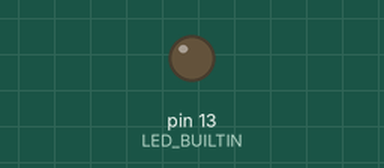
A sketch run on a simulated Arduino Uno WiFi Rev2. Shown: output pins drawn as LEDs (lit = HIGH). WiFi joins after 1.5 s; servers stay silent unless stated; no MQTT or app messages arrive unless stated; what the sketch prints to the serial monitor is not drawn.

Above: at 0.1 s.
Timing chart, 0 to 3.6 s (numbered marks = the images above):
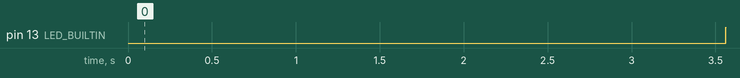

The sketch:

Where_is_ITPMobile.ino
```cpp
/*
  MQTT Client  Light sensor sender/receiver
  This sketch demonstrates an MQTT client that connects to a broker, subscribes to a topic,
  and both listens for messages on that topic and sends messages to it, a random number between 0 and 255.
  When the client receives a message, it parses it, and PWMs the built-in LED.
  Uses a TCS34725 light sensor to read lux and color temperature
  This sketch uses https://public.cloud.shiftr.io as the MQTT broker, but others will work as well.
  See https://tigoe.github.io/mqtt-examples/#broker-client-settings for connection details.
Libraries used:
  * http://librarymanager/All#WiFiNINA or
  * http://librarymanager/All#WiFi101
  * http://librarymanager/All#ArduinoMqttClient
  * http://librarymanager/All#Adafruit_TCS34725 (for the sensor)
  the arduino_secrets.h file:
  #define SECRET_SSID ""    // network name
  #define SECRET_PASS ""    // network password
  #define SECRET_MQTT_USER "public" // broker username
  #define SECRET_MQTT_PASS "public" // broker password
  created 11 June 2020
  updated 4 Jan 2023
  by Tom Igoe
*/

#include <SPI.h>
#include <WiFiNINA.h>  // use this for Nano 33 IoT, MKR1010, Uno WiFi
#include <ArduinoMqttClient.h>
#include <Wire.h>
#include "arduino_secrets.h"

// initialize WiFi connection as SSL:
WiFiSSLClient wifi;
MqttClient mqttClient(wifi);

// details for MQTT client:
// char broker[] = "test.mosquitto.org";
char broker[] = "public.cloud.shiftr.io";
// char broker[] = "ws://10.23.10.135";
int port = 8883;
char topic[] = "conndev/apoorva";
String clientID = "indoor-navigation";

// // last time the client sent a message, in ms:
// long lastTimeSent = 0;
// // message sending interval:
// int interval = 6 * 1000;

// last RSSi or BSSID recorded:
// int lastRSSI = 0;
String lastBSSID = "";

String macAddr;

void setup() {
  // initialize serial:
  Serial.begin(9600);
  // wait for serial monitor to open:
  if (!Serial) delay(3000);

  pinMode(LED_BUILTIN, OUTPUT);
  // get MAC address:
  byte mac[6];
  WiFi.macAddress(mac);
  // put it in a string:
  for (int i = 5; i >= 0; i--) {
    if (mac[i] < 16) macAddr += "0";
    macAddr += String(mac[i], HEX);
  }
  Serial.println();

  // set the credentials for the MQTT client:
  mqttClient.setId(clientID);
  // if needed, login to the broker with a username and password:
  mqttClient.setUsernamePassword(SECRET_MQTT_USER, SECRET_MQTT_PASS);
}

void loop() {
  //if you disconnected from the network, reconnect:
  if (WiFi.status() != WL_CONNECTED) {
    digitalWrite(LED_BUILTIN, LOW);
    connectToNetwork();
    // skip the rest of the loop until you are connected:
    return;
  }

  // if not connected to the broker, try to connect:
  if (!mqttClient.connected()) {
    digitalWrite(LED_BUILTIN, LOW);
    Serial.println("attempting to connect to broker");
    connectToBroker();
  }
  digitalWrite(LED_BUILTIN, HIGH);
  // poll for new messages from the broker:
  mqttClient.poll();

  // int signalStregth = WiFi.RSSI();
  String router = "";
  byte bssid[6];
  WiFi.BSSID(bssid);

  for (int i = 5; i > -1; i--) {
    router += String(bssid[i], HEX);
    router += String(":");
  }
  // router[strlen(router)-1] = '\0';
  // router = router[0:-1];

  // once every interval, send a message:
  // if (millis() - lastTimeSent > interval) {
  // if (lastRSSI - signalStregth >= 4  || lastBSSID != router) {
  if (lastBSSID != router) {

    // String message = "RSSI";
    // message.replace("RSSI", String(signalStregth));
    // mqttClient.beginMessage(topic);
    // // print the body of the message:
    // mqttClient.print(message);
    // // send the message:
    // mqttClient.endMessage();

    // Serial.print("published a message: ");
    // Serial.println(message);
    // client.println(message);


    String message = "BSSID";
    message.replace("BSSID", router);
    mqttClient.beginMessage(topic);
    // print the body of the message:
    mqttClient.print(findPosition(message));
    // send the message:
    mqttClient.endMessage();
    Serial.print("published a message: ");
    Serial.println(findPosition(message));

    // timestamp this message:
    // lastTimeSent = millis();
    // lastRSSI=signalStregth;
    lastBSSID=router;
  }
}

boolean connectToBroker() {
  // if the MQTT client is not connected:
  if (!mqttClient.connect(broker, port)) {
    // print out the error message:
    Serial.print("MOTT connection failed. Error no: ");
    Serial.println(mqttClient.connectError());
    // return that you're not connected:
    return false;
  }

  // set the message receive callback:
  mqttClient.onMessage(onMqttMessage);
  // subscribe to a topic:
  Serial.print("Subscribing to topic: ");
  Serial.println(topic);
  mqttClient.subscribe(topic);
  // mqttClient.subscribe(topic2);

  // once you're connected, you
  // return that you're connected:
  return true;
}

void onMqttMessage(int messageSize) {
  // we received a message, print out the topic and contents
  Serial.println("Received a message with topic ");
  Serial.print(mqttClient.messageTopic());
  Serial.print(", length ");
  Serial.print(messageSize);
  Serial.println(" bytes:");
  String incoming = "";
  // use the Stream interface to print the contents
  while (mqttClient.available()) {
    incoming += (char)mqttClient.read();
  }

  // print the incoming message:
  Serial.println(incoming);
}


void connectToNetwork() {
  // try to connect to the network:
  while (WiFi.status() != WL_CONNECTED) {
    Serial.println("Attempting to connect to: " + String(SECRET_SSID));
    //Connect to WPA / WPA2 network:
    WiFi.begin(SECRET_SSID, SECRET_PASS);
    delay(2000);
  }
  // print IP address once connected:
  Serial.print("Connected. My IP address: ");
  Serial.println(WiFi.localIP());
}

String findPosition(String macAddress){
  if(macAddress == "6c:8b:d3:f5:85:25:"){
    return "north-side open studio";
  }

  else if(macAddress == "dc:8c:37:2f:12:65:"){
    return "classrooms corridoor";
  }

  else if(macAddress == "dc:8c:37:1e:97:85:"){
    return "room 410";
  }

  else if(macAddress == "dc:8c:37:23:f9:5:"){
    return "room 411";
  }

  else if(macAddress == "dc:8c:37:1e:83:5:"){
    return "room 412";
  }

  else if(macAddress == "dc:8c:37:1e:a1:5:"){
    return "room 413";
  }

  else if(macAddress == "6c:8b:d3:be:84:65:"){
    return "ITP entrace";
  }

  else if(macAddress == "dc:8c:37:b:b2:25:"){
    return "hallway behind the shop";
  }

  else if(macAddress == "dc:8c:37:1e:e1:e5:"){
    return "hallway by emergency exit";
  }

  else if(macAddress == "dc:8c:37:1e:9c:45:"){
    return "south-side hallway";
  }

  else if(macAddress == "dc:8c:37:3d:45:5:"){
    return "around the shop";
  }

  else if(macAddress == "dc:8c:37:2f:73:65:"){
    return "south-side open studio";
  }
}
```

arduino_secrets.h
```cpp
#define SECRET_SSID "sandbox370"      // your network name
#define SECRET_PASS "+s0a+s03!2gether?"  // your network password
#define SECRET_MQTT_USER "public" // broker username for shiftr.io
#define SECRET_MQTT_PASS "public"
```

Measured:
- by itself, pin 13 (LED_BUILTIN): LOW → HIGH at 3.6 s
